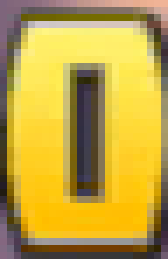
#> input picture damage_data/0/damage_0.png, 24 x 37 px (shown 7 times larger); its folder holds only this picture in this run
$ python timer_to_mask_1sec_4_3.py
#> lines starting #> are read from the running program, lines starting #| are printed output that depends on the picture; after the words box and inside, x2 and y2 are one past the last pixel; in counts of white or black regions, pixels touching at a corner belong together
import cv2
import numpy as np
from PIL import Image
import os, glob

# 画像が保存されているルートディレクトリのパス
root_dir = "./timer_data_4_3"
# 時間名
timers = [
    "0",
    "1",
    "2",
    "3",
    "4",
    "5",
    "6",
    "7",
    "8",
    "9",
]

# 画像データ用配列
X = []
# ラベルデータ用配列
Y = []


# 画像データごとにadd_sample()を呼び出し、X,Yの配列を返す関数
def make_sample(files):
    global X, Y
    X = []
    Y = []
    for cat, fname in files:
        add_sample(cat, fname)
    return np.array(X), np.array(Y)


# 渡された画像データを読み込んでXに格納し、また、
# 画像データに対応するcategoriesのidxをY格納する関数
def add_sample(cat, fname):
    img = Image.open(fname)
    data = np.asarray(img)
    data_gray = cv2.cvtColor(data, cv2.COLOR_RGB2GRAY)
    ret, result = cv2.threshold(data_gray, 180, 255, cv2.THRESH_BINARY)
    invResult = cv2.bitwise_not(result)
    cv2.imwrite('timer_data_1sec/ ' + str(cat) + '.png', invResult)
    X.append(invResult)
    Y.append(cat)


# 全データ格納用配列
allfiles = []

# カテゴリ配列の各値と、それに対応するidxを認識し、全データをallfilesにまとめる
for idx, cat in enumerate(timers):
    image_dir = root_dir + "/" + cat
    files = glob.glob(image_dir + "/*.png")
    for f in files:
        allfiles.append((idx, f))

X_train, y_train = make_sample(allfiles)
#> in add_sample, img is the input picture: PIL image 24x37 RGB; mean R, G, B 192, 164.3, 66.2
#> in add_sample, `data_gray = cv2.cvtColor(data, cv2.COLOR_RGB2GRAY)`:
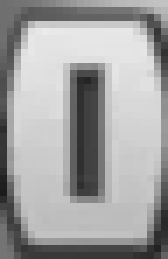
#> data_gray: shape (37, 24) (shown 7 times larger); min 28, max 235, mean 161.4
#> in add_sample, `ret, result = cv2.threshold(data_gray, 180, 255, cv2.THRESH_BINARY)`:
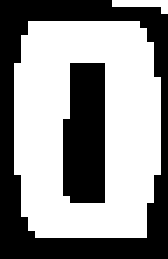
#> result: shape (37, 24) (shown 7 times larger); 56.5% white; 2 black regions, box (x1, y1, x2, y2) and area: (0, 0, 24, 37) 275, (9, 9, 15, 29) 111
#> y_train = [0]
# データを保存する（データの名前を「timer_sec.npy」としている）
np.save("model/4_3/timer_sec_4_3.npy", X_train)
